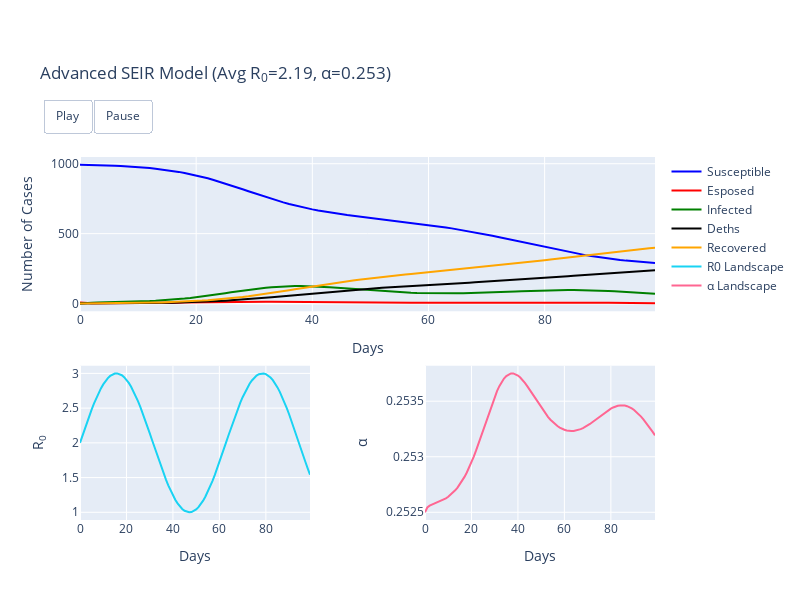

Notebook code for this chart:
### Code cell
ad_SEIR_plot(S, E, I, R, D, R0_time, alpha_time)
